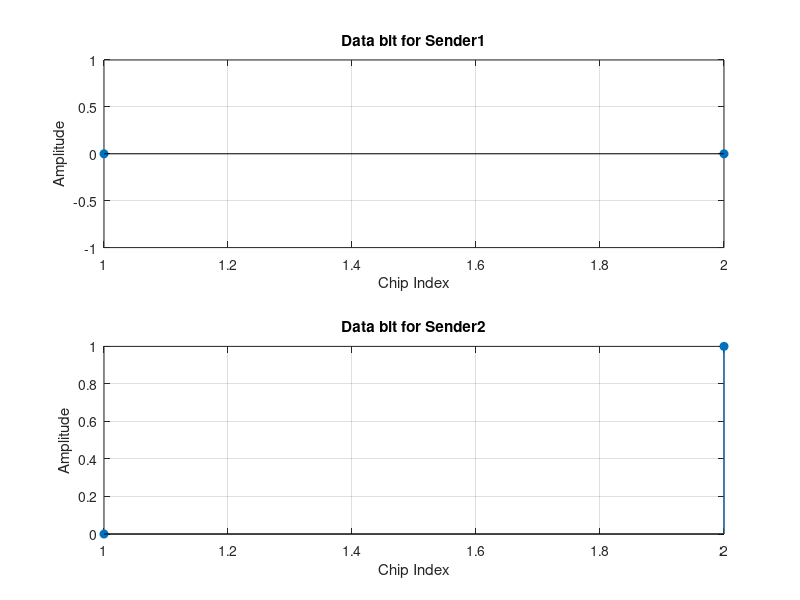
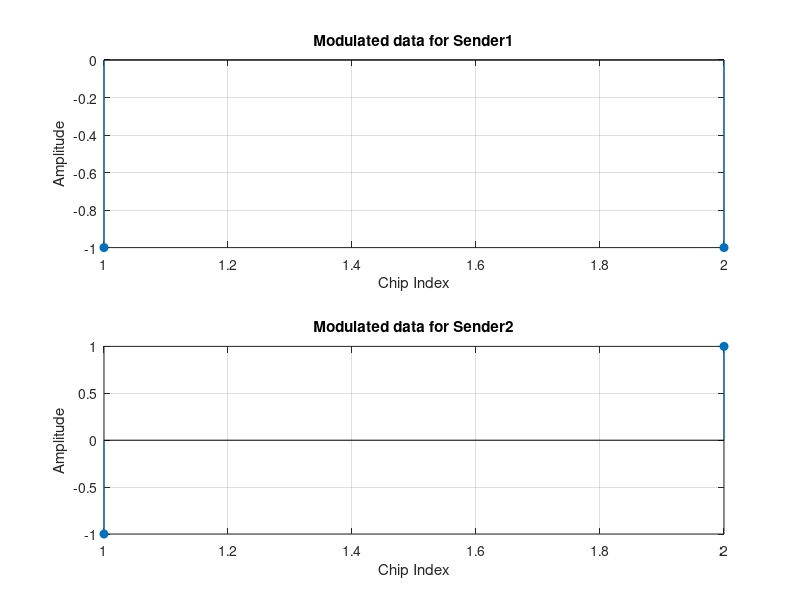
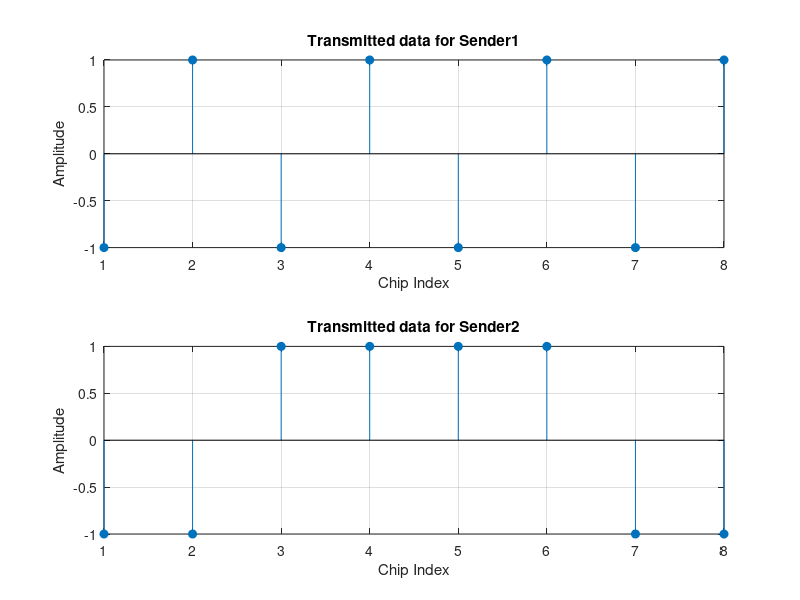
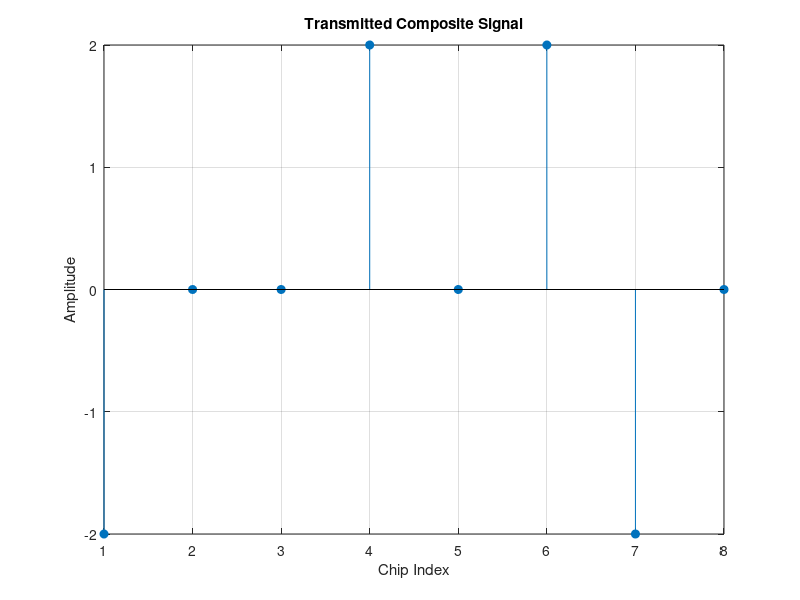

Source code (MATLAB) for these figures, in order:
%CDMA implementation
clc;clear;close all;

% Generate Binary Data

% Parameters
num_users = 2;
data_length = 2;         % Keep small for display
chip_length = 4;          % Must be a power of 2: 2, 4, 8, 16, etc.
EbNo_dB = 10;

data = randi([0 1], num_users, data_length);
disp('Original Data(d) for sender_1 and sender_2 :');
disp(data);

% BPSK Modulation (0 ? -1, 1 ? +1)
modulated_data =( 2 .* data) - 1;
disp('modulated_data (m = 2*d-1) for sender_1 and sender_2 :');
disp(modulated_data);

% Generate Walsh Codes (Hadamard Matrix)
% Ensure chip_length is a power of 2
if mod(log2(chip_length), 1) ~= 0
    error('chip_length must be a power of 2.');
end
walsh_codes = hadamard(chip_length);

% Use orthogonal codes, skip the all-ones row (optional)
spreading_codes = walsh_codes(2:num_users+1, :);
disp('Spreading codes (c) for sender_1 and sender_2 :');
disp(spreading_codes);

% Spreading
tx_signal = zeros(num_users, data_length * chip_length);
for u = 1:num_users
    for i = 1:data_length
        idx_start = (i-1)*chip_length + 1;
        idx_end = idx_start + chip_length - 1;
        tx_signal(u, idx_start:idx_end) = ...
            modulated_data(u, i) * spreading_codes(u,:);
    end
end

disp('tx_signal (m*c) for sender_1 and sender_2:');
disp(tx_signal);

% Combine User Signals
composite_signal = sum(tx_signal, 1);
disp('Composite Signal {sum(tx_signal)} :');
disp(composite_signal);

% Add AWGN Noise
EbNo_linear = 10^(EbNo_dB/10);
noise_power = 1 / (2 * EbNo_linear * chip_length);
noise = sqrt(noise_power) * randn(size(composite_signal));
received_signal = composite_signal + noise;
disp('received_signal (composite_signal + noise) :');
disp(received_signal);

% Despreading and Demodulation
recovered_data = zeros(num_users, data_length);
for u = 1:num_users
    for i = 1:data_length
        idx_start = (i-1)*chip_length + 1;
        idx_end = idx_start + chip_length - 1;
        chips = received_signal(idx_start:idx_end);
        correlation = dot(chips, spreading_codes(u, :));
        recovered_data(u, i) = correlation > 0;
    end
end

disp('Recovered Data for receiver_1 and receiver_2 :');
disp(recovered_data);

% Bit Error Rate (BER)
for u = 1:num_users
    errors = sum(data(u,:) ~= recovered_data(u,:));
    ber = errors / data_length;
    fprintf('Users_%d BER (Bit Error Rate): %.4f\n', u, ber);
end

figure;
for u = 1:num_users
    subplot(num_users, 1, u);
    stem(data(u,:), 'filled');
    title(['Data bit for Sender',num2str(u)]);
    xlabel('Chip Index');
    ylabel('Amplitude');
    grid on;
end

figure;
for u = 1:num_users
    subplot(num_users, 1, u);
    stem(modulated_data(u,:), 'filled');
    title(['Modulated data for Sender',num2str(u)]);
    xlabel('Chip Index');
    ylabel('Amplitude');
    grid on;
end

figure;
for u = 1:num_users
    subplot(num_users, 1, u);
    stem(tx_signal(u,:), 'filled');
    title(['Transmitted data for Sender',num2str(u)]);
    xlabel('Chip Index');
    ylabel('Amplitude');
    grid on;
end

figure;
stem(composite_signal,'filled');
title('Transmitted Composite Signal');
xlabel('Chip Index');
ylabel('Amplitude');
grid on;


figure;
for u = 1:num_users
    subplot(num_users, 1, u);
    stem(recovered_data(u,:), 'filled');
    title(['Received Signal for receiver',num2str(u)]);
    xlabel('Chip Index');
    ylabel('Amplitude');
    grid on;
end

%https://youtu.be/8llE5-O2XpM?si=sDga1h5q9DxfZegc
